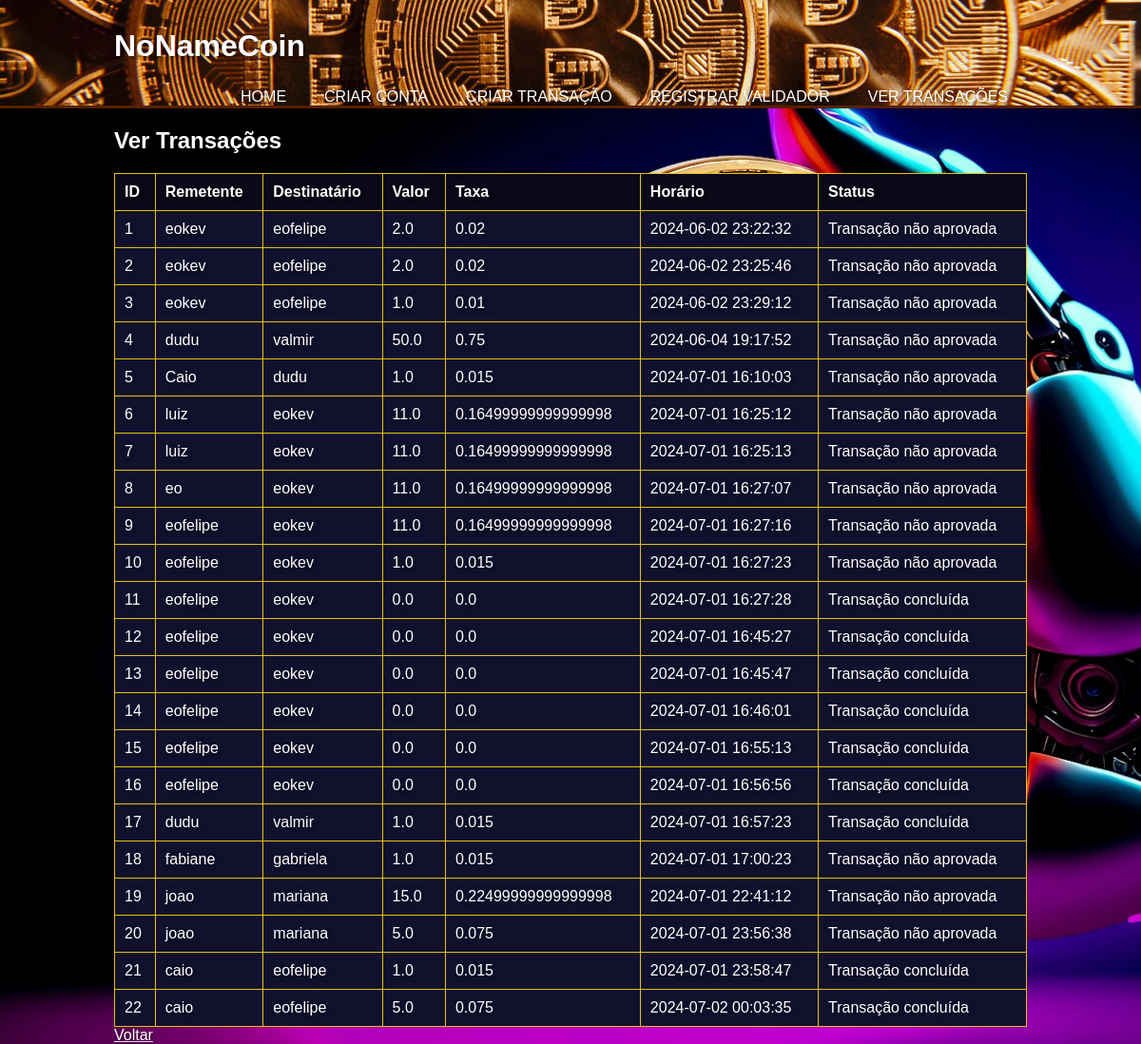
Before: /view_transactions with the older database file.
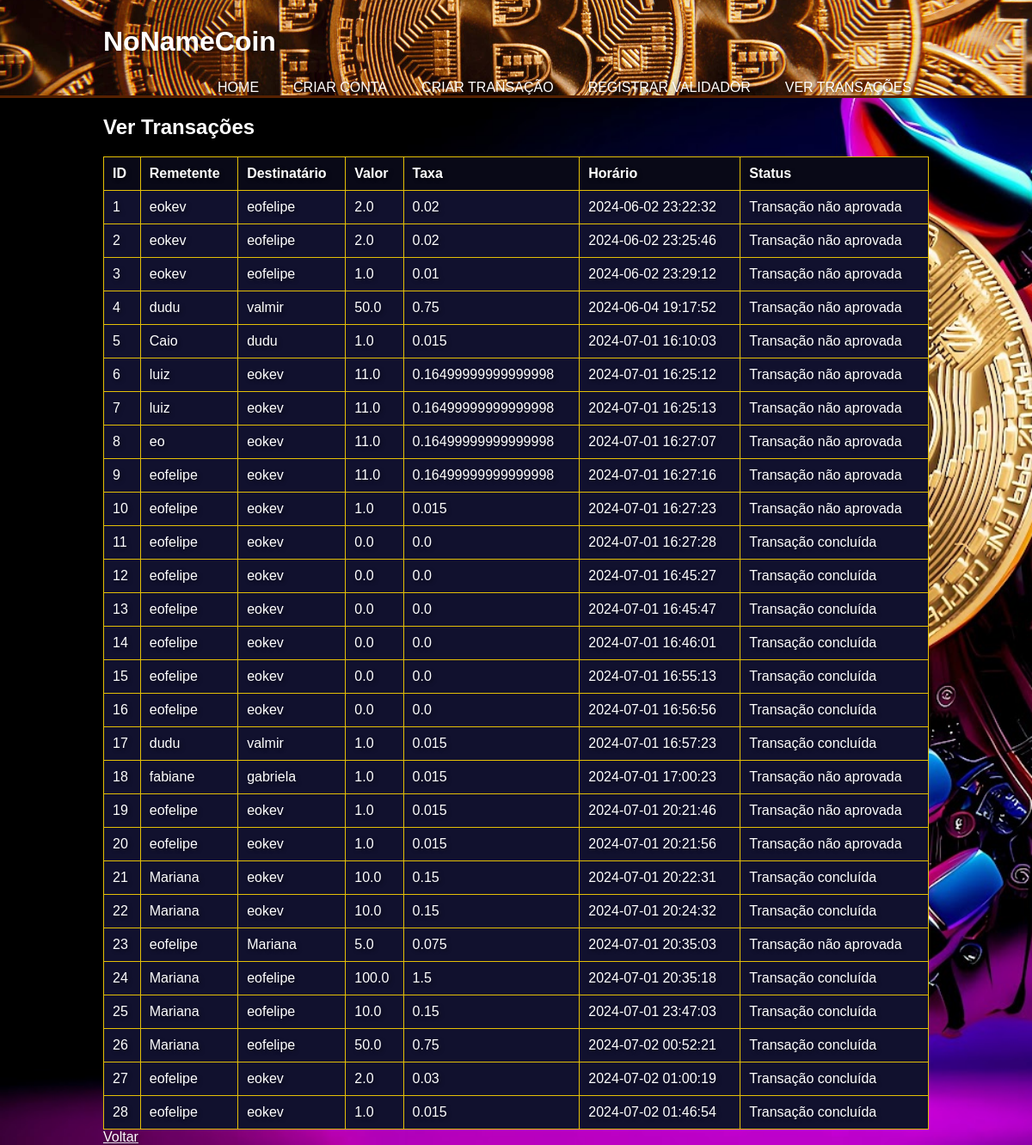
After: the same page with the newer database file.
### tables this page shows
CREATE TABLE transactions (
                      transaction_id INTEGER PRIMARY KEY AUTOINCREMENT,
                      sender TEXT NOT NULL,
                      receiver TEXT NOT NULL,
                      amount REAL NOT NULL,
                      fee REAL NOT NULL,
                      timestamp REAL NOT NULL,
                      validation_status INTEGER DEFAULT 0,
                      validator_id TEXT);

### app.py (the view)
@app.route('/view_transactions')
def view_transactions():
    try:
        conn = sqlite3.connect(db_name)
        cursor = conn.cursor()
        cursor.execute("SELECT * FROM transactions")
        transactions = cursor.fetchall()
        formatted_transactions = []
        for transaction in transactions:
            transaction_id, sender, receiver, amount, fee, timestamp, validation_status, validator_id = transaction
            formatted_timestamp = timestamp_to_string(timestamp)  # Chama a função de filtro para formatar o timestamp
            formatted_transactions.append(
                (transaction_id, sender, receiver, amount, fee, formatted_timestamp, validation_status, validator_id))
        conn.close()
        return render_template('view_transactions.html', transactions=formatted_transactions)
    except Exception as e:
        return jsonify({"status": "error", "message": str(e)}), 500

### app.py (called while the page is built)
@app.template_filter('timestamp_to_string')
def timestamp_to_string(timestamp):
    if not timestamp:
        return ""  # Retorna vazio se timestamp for None ou vazio
    try:
        timestamp_float = float(timestamp)
        data_hora = datetime.fromtimestamp(timestamp_float).strftime('%Y-%m-%d %H:%M:%S')
        return data_hora
    except ValueError:
        return f"{timestamp}"
    except Exception as e:
        return f"Error: {str(e)}"

### templates/view_transactions.html (shortened to what this page needs)
<!DOCTYPE html>
<html lang="en">
<head>
    <link rel="stylesheet" type="text/css" href="{{ url_for('static', filename='style.css') }}">
</head>
<body>
    <header>
        <div class="container">
            <div id="branding">
                <h1>NoNameCoin</h1>
            </div>
            <nav>
                <ul>
                    <li><a href="/">Home</a></li>
                    <li><a href="/create_account">Criar Conta</a></li>
                    <li><a href="/create_trans">Criar Transação</a></li>
                    <li><a href="/register_validator">Registrar Validador</a></li>
                    <li><a href="/view_transactions">Ver Transações</a></li>
                </ul>
            </nav>
        </div>
    </header>
    <div class="container">
        <h2>Ver Transações</h2>
        <table>
            <thead>
                <tr>
                    <th>ID</th>
                    <th>Remetente</th>
                    <th>Destinatário</th>
                    <th>Valor</th>
                    <th>Taxa</th>
                    <th>Horário</th>
                    <th>Status</th>
                </tr>
            </thead>
            <tbody>
                {% for transaction in transactions %}
                <tr>
                    <td>{{ transaction[0] }}</td>
                    <td>{{ transaction[1] }}</td>
                    <td>{{ transaction[2] }}</td>
                    <td>{{ transaction[3] }}</td>
                    <td>{{ transaction[4] }}</td>
                    <td>{{ transaction[5] | timestamp_to_string }}</td>
                    <td>{{ 'Transação concluída' if transaction[6] == 1 else 'Transação não aprovada' }}</td>
                </tr>
                {% endfor %}
            </tbody>
        </table>
        <a href="/">Voltar</a>
    </div>
</body>
</html>

Changed rows visible on the page:
changed transactions id 19: sender "joao" → "eofelipe"; receiver "mariana" → "eokev"; amount "15.0" → "1.0"; fee "0.22499999999999998" → "0.015"; timestamp "2024-07-01 22:41:12" → "2024-07-01 20:21:46"
changed transactions id 20: sender "joao" → "eofelipe"; receiver "mariana" → "eokev"; amount "5.0" → "1.0"; fee "0.075" → "0.015"; timestamp "2024-07-01 23:56:38" → "2024-07-01 20:21:56"
changed transactions id 21: sender "caio" → "Mariana"; receiver "eofelipe" → "eokev"; amount "1.0" → "10.0"; fee "0.015" → "0.15"; timestamp "2024-07-01 23:58:47" → "2024-07-01 20:22:31"
changed transactions id 22: sender "caio" → "Mariana"; receiver "eofelipe" → "eokev"; amount "5.0" → "10.0"; fee "0.075" → "0.15"; timestamp "2024-07-02 00:03:35" → "2024-07-01 20:24:32"
added transactions: validation_status "Transação não aprovada"
added transactions: validation_status "Transação concluída"
added transactions: validation_status "Transação concluída"
added transactions: validation_status "Transação concluída"
added transactions: validation_status "Transação concluída"
added transactions: validation_status "Transação concluída"
